Frame 1 (no input): blank canvas, image omitted
Frame 60 (no input): blank canvas, image omitted
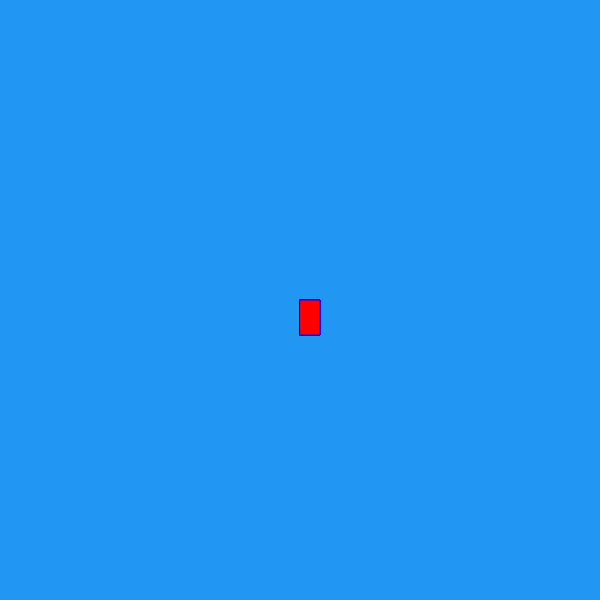
Frame 120 (the mouse pressed at the canvas centre since frame 60)

The p5.js sketch whose frames 1 and 60 were blank and that drew this single picture after the mouse press (run headless with seeded random() and noise() and a simulated clock; from frame 60 on, the mouse is pressed at the canvas centre):

// p5.js sketch
// ── sketch.js
function setup() {
    createCanvas(600, 600);
    background("#2196F3");
  }
  
  function draw() {
    stroke("blue");
    fill("red");
  
    // console.log(mouseIsPressed)
  
    if (mouseIsPressed) {
      rect(mouseX, mouseY, 20, 35);
    }
  }
  
